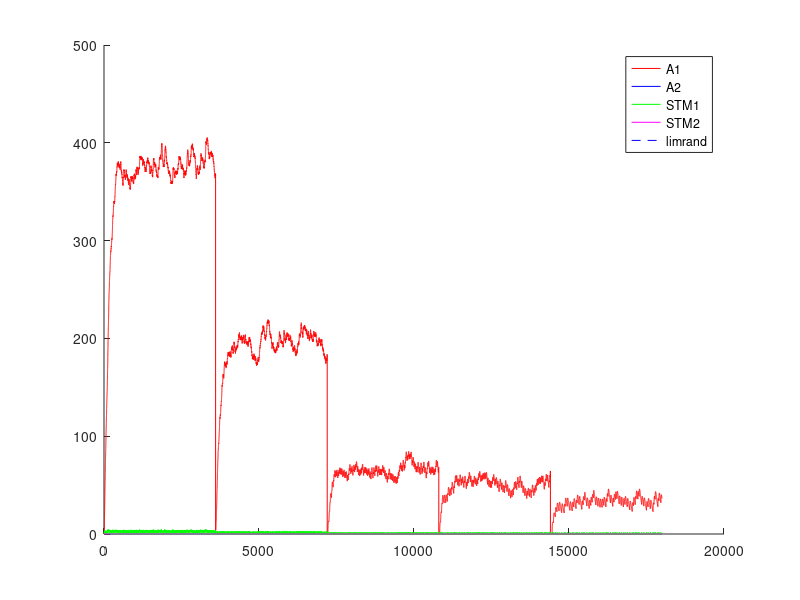

MATLAB code to generate this figure: (Note: this script raises an error after producing the figure.)
%% Experimento con Variable-Interval - VI - intervalo Variable
%% Existen multiples intancias de palanquelo (cada vez que realiza respuesta decide si realiza otra o no)
%% Luego que transcurre el intervalo, si el animal realiza una respuesta obtiene refuerzo.
%% Un trial dura 3600 segundos.
%% Una sesion 1 o 3 trial (seg´un la dinamica del animal)
%% 5 sesiones por Experimento. Cada sesion es un intervalo diferente.
%% 1 experimento
%% Tiempo para realizar un respuesta 1 segundo
%% 
%% La probabilidad de eleccion se ajusta al nivel de maxima frecuencia de palanqueo
%% 

close all
clc
clear

%% Matriz de pago 0 1 

%%% Se ajusto la apreciacion de las cantidades de refuerzo 
function rf = feel(pellets)
  rf=0;
  if (nargin~=0)
    rf=(12.8*(1-exp(-.25.* pellets.^(2))))+(12.8*(1-exp(-.5.* pellets)));
  else
    error ("Faltan parametros");
  endif
endfunction
%% 
%% 

%% INICIALIZATION
%%%%%% CONSTANTES DE SESIONES
Ntrial  =  1 ;   %% un trial de 3600 segundos
tTrial  =  3600; %% en segundos
tResp   =  1;    %% en segundos
tMuestreo = 0.25;%% en segundos
Nses    =  5 ;
Vi=[5,10,30,40,60]; %% valores medios de intervalos variables
Ntest   =  1;
limrand =  0.138;
saving  =  0.01 ;
%%%%%% CONSTANTES DE DECAIMIENTO
alpha = 1*tMuestreo;
beta  = 0.125*tMuestreo ;
gamma = 0.0067*tMuestreo;%0.025 ; 
delta = 1*tMuestreo;
%%%%%% INICIALIZACION
palanca = zeros(2,1);
Rf_1=0;
Rf_2=0;
A1=zeros(1,Ntest);
A2=zeros(1,Ntest);
stm_1=zeros(2,Ntest);
stm_2=zeros(2,Ntest);
d=1;

sesion = zeros(Nses,1);
trialXsesion = zeros(Nses,Ntrial);
terminal_sesion=zeros(Nses,1);
nb_resp = zeros(Nses,Ntest);
%contadorP1=0;
%contadorP2=0;
contadorI=0;

%% CALCULO DE AROUSAL MAXIMO
%% Iteraciones de respuesta refuerzo para encotnrar el STM medio
Nconfig=5; %% Tasa de respuesta de configuracion
%plot([1:0.01:20],(12.8*(1-exp(-.25.* [1:0.01:20].^(2))))+(12.8*(1-exp(-.5.* [1:0.01:20]))),'.k')
R1 = floor(feel(1)); %tiempo de refuezo para R
l1 = Nconfig/tMuestreo; % duracion entre trials
suma = 0; %suma es un valor necesaria para calcular max1 y min1
suma = alpha*R1 %% Refuerzo cada N respuestas
iter=100; %% numero de iteraciones para que converja el stm
max1 = 0; %maximum de stm1
min1 = 0; %minimum de stm1
for i = 1:iter 
  suma = (1-beta)^(Nconfig/tMuestreo)*suma;%% Instantes que decae el stm
  min1=suma;
  suma += alpha*R1; %Refuerzo
  max1=suma;
end
comp=.88;
S1 = (((max1-min1)*(comp*l1))/2)+min1*comp*l1; %calcul de la superficie del triangulo mas la de el rectangulo
stm_1_medio = S1/(l1);
A1max = (delta/gamma)*stm_1_medio;

%% INICIO DE LAS ITERATIONS
for l = 1:Ntest  %% TESTES
  Num=0;
  for k = 1:Nses  %% SESIONES (cambia el N)
    i=1;
    %duracion = [1,tTrial*ones(1,Ntrial)];
    
    contador = 1;
    %palanca(1)=randi(2);
    
    %% Agregar intervalo de refuerzos  %%
    intervalo=Vi(k);
    if k>1
      A1(Num+1,l)=saving*A1(Num,l);
      A2(Num+1,l)=saving*A2(Num,l);
      stm_1(Num+1,l)=0*stm_1(Num,l);
      stm_2(Num+1,l)=0*stm_2(Num,l); 
      %%% ELECCION DE LA PRIMERA PALANCA 
%      if A1(Num,1)>A2(Num,1)
%        palanca(2)=1;
%      else
%        palanca(2)=2;
%      end
    end       
    P1(i,k)=0.5;
    %P2(i,k)=0.5;
    for j=2:(Ntrial*tTrial/tMuestreo) %% Todos los trials juntos
      
      if contador == tResp/tMuestreo%duracion(i)
        contador = 1;
        i = i+1 ;
        J = j ;
        if (i==3605)
        aa=1;
        endif
        P1(i,k)=0.5*(1-exp(-(5*A1((j-1)+Num,l))/A1max))+0.5; %probabilidad en exponential
        
        a = rand ;
        %%% ELECCION DE LA PALANCA %%% Basicamente elige palanquear o no palanquear
        if (A1((j-1)+Num,l)<=limrand)&&(A2((j-1)+Num,l)<=limrand)
          palanca(i)=randi(2);
        elseif (A1((j-1)+Num,l)>=limrand)&&(A2((j-1)+Num,l)<=limrand)
          if a>=P1(i,k)
            palanca(i)=2;
          else
            palanca(i)=1;
          end
        elseif (A1((j-1)+Num,l)>A2((j-1)+Num,l))
          if a>=P1(i,k)
            palanca(i)=2;
          else
            palanca(i)=1;
          end
        end
        %%% REFUERZO %%%
        if (contadorI >= intervalo/tMuestreo)
          if (palanca(i)==1)
            Rfz=floor(feel(1));
            Rf_1 = Rfz;
            Rf_2 = 0;
            contadorI =1;
            dispe =.5; %% dispercion del 50% del valor de la intervalo
            intervalo = Vi(k)*(1 + dispe*(1-2*rand));
          else
          %contador++;
          contadorI++;
          Rf_1=0;
          Rf_2=0;
          endif
        else
        %contador++;
        contadorI++;
        Rf_1=0;
        Rf_2=0;
        endif
      else
        contador++;
        contadorI++;
        Rf_1=0;
        Rf_2=0;
      end
      stm_1(j+Num,l)=(1-beta)*stm_1((j-1)+Num,l)+alpha*Rf_1;
      stm_2(j+Num,l)=(1-beta)*stm_2((j-1)+Num,l)+alpha*Rf_2;
      A1(j+Num,l)=(1-gamma)*A1((j-1)+Num,l)+delta*stm_1(j+Num,l);
      A2(j+Num,l)=(1-gamma)*A2((j-1)+Num,l)+delta*stm_2(j+Num,l);
    end
    
    
    %%% CONTADOR DE A QUE J SE CAMBIA LA SESION
    %sesion(k-1,l)=j;
    sesion(k,l)=j+Num;
    %%% DEFINICION DE NUM
%    compteur = 0 ;
%    for i=1:length(A1(:,l))
%      if A1(i,l)~=0
%        compteur = compteur +1;
%      end
%    end
%    Num=compteur;
    Num = j+Num;
    Sizemat = length(A1);
    
    for j = 1:length(palanca)
      if palanca(j)==1
        %nb_coop(k-1,l)= nb_coop(k-1,l)+1;
        nb_resp(k,l)= nb_resp(k,l)+1;
      end
    end
  end
end


%%% PRUEBAS 
%%% ENCONTRA LA LONGITUD REAL DEL EXPERIMENTACION
nonnul = zeros(Ntest,1);
for k=1:Ntest
  for i=1:length(A1)
    if A1(i,k) ~= 0
      nonnul(k)=nonnul(k)+1;
    end
  end
end

%%% PRUEBA I _ PESO DE LA EXPERIMENTACION EN LA MEMORIA
porcent = 0;
for i = 1:Ntest
  if sum(A1(:,i)) > 10 * sum(A2(:,i))
    porcent = porcent +1;
  end
end

%%% PRUEBA II _ SI LA EXCITATION ALCANZA A SU MAXIMUM
maxima = zeros(Ntest,1);
for k = 1:Ntest
  if floor(max(A1(:,k))) == floor(max(max(A1))) 
    maxima(k) = maxima(k) +1;
  end
end

%%% PRUEBA III _ EN QUE SESION LA PALANCA GANA DE VERDAD
%ird = zeros(Ntest,1);
%for k = 1:Ntest
%  i=1;
%  while 1
%    if A1(nonnul(k)-i,k) < limrand
%      ird(k) = nonnul(k)-i+1;
%      break;
%    else
%      i=i+1;
%    end
%  end
%end
%
%%%% PRUEBA IV _ CONVIERTE J EN NUMERO DE SESION
%for k = 1:Ntest
%  i=1;
%  while 1
%    if ird(k) <= sum(sesion(1:i)+50)
%      ird(k)=i;
%      break;
%    else
%      i=i+1;
%    end
%  end
%end

%%% PRUEBA V _ PORCENTAJE DE COOPERACION POR SESION / EXPERIMENTO


%porcentaje_coop_sesion=zeros(Nses,Ntest);
%porcentaje_coop_experimento=zeros(Ntest,1);
%for k = 1:Ntest
%  porcentaje_coop_experimento(k)=sum(nb_coop(:,k))/(Ntrial*Nses)*100;
%end

%for i=1:Ntest
%  terminal_sesion(1,i)=sesion(1,i);
%  for j=2:Nses
%    terminal_sesion(j,i)=sesion(j,i)+terminal_sesion(j-1,i);
%  end
%end

%%% DEMOSTRACION 


%promedio_sesion=sum(ird)/Ntest
%porcent_10xsuperior_al_otra=porcent/Ntest * 100;
%cuanto_alcanzan_al_maxima=sum(maxima)/Ntest * 100;
%porcentaje_coop_experimento;
%porcentaje_coop_sesion=floor(nb_coop/Ntrial*100);


for i=1:Ntest
  figure
  hold on
  plot((1:Sizemat)*tMuestreo,A1(:,i),'r',(1:Sizemat)*tMuestreo,A2(:,i),'b',(1:Sizemat)*tMuestreo,stm_1(:,i),'g',(1:Sizemat)*tMuestreo,stm_2(:,i),'m',(1:Sizemat)*tMuestreo,limrand*ones(1,length([1:Sizemat])),'--b')
  legend("A1","A2","STM1","STM2","limrand");
  for j=1:Nses
    %plot(sesion(j,i)*ones(1,max(max(A1(:,i)))),(1:max(max(A1(:,i)))),'--k');
    h=plot((sesion(j,i).*tMuestreo)*ones(1,max(max(A1(:,i)))),(1:max(max(A1(:,i)))),'--k');
    set(h, "linewidth", 2);
    if j==1
      h=plot(1:sesion(j,i)/4,P1(:,j)'*A1max,'.-m');
    else
      h=plot(sesion(j-1,i)/4+1:sesion(j,i)/4,P1(:,j)'*A1max,'.-m');
    endif
  endfor
  plot((0:sesion(Nses,i))/4,A1max*ones(1,length(0:sesion(Nses,i))))
  hold off;
endfor

%% Maximos exitos por intervalo= 10-360 - 30-120 - 40-65 - 60-60 

color = 'rgbmkmrgbk';
figure
hold on
for i=1:Ntest
  plot(1:Nses,porcentaje_coop_sesion(:,i),'Color',color(i));
  title('Porcentaje de Cooperacion');
  xlabel('Numero de sesion');
  ylabel('Porcentaje');
end
hold off


color = 'rgbmkmrgbk';
figure
hold on
for i=1:Ntest
  plot(1:Nses,porcentaje_coop_sesion(:,i),'Color',color(i));
  title('Porcentaje de Cooperacion');
  xlabel('Numero de sesion');
  ylabel('Porcentaje');
end
hold off

%%% probl�me de temps, pas le temps de d�croitre du coup red�marre plus
%%% haut CQFD
%%%% CASTIGO DE TIEMPO 
%%%% CUANTO VECES ELIGE COOPERATION
%%% Pour chaque session r�cup�rer le nombre de coop�ration et tracer la
%%% courbe correspondante 
